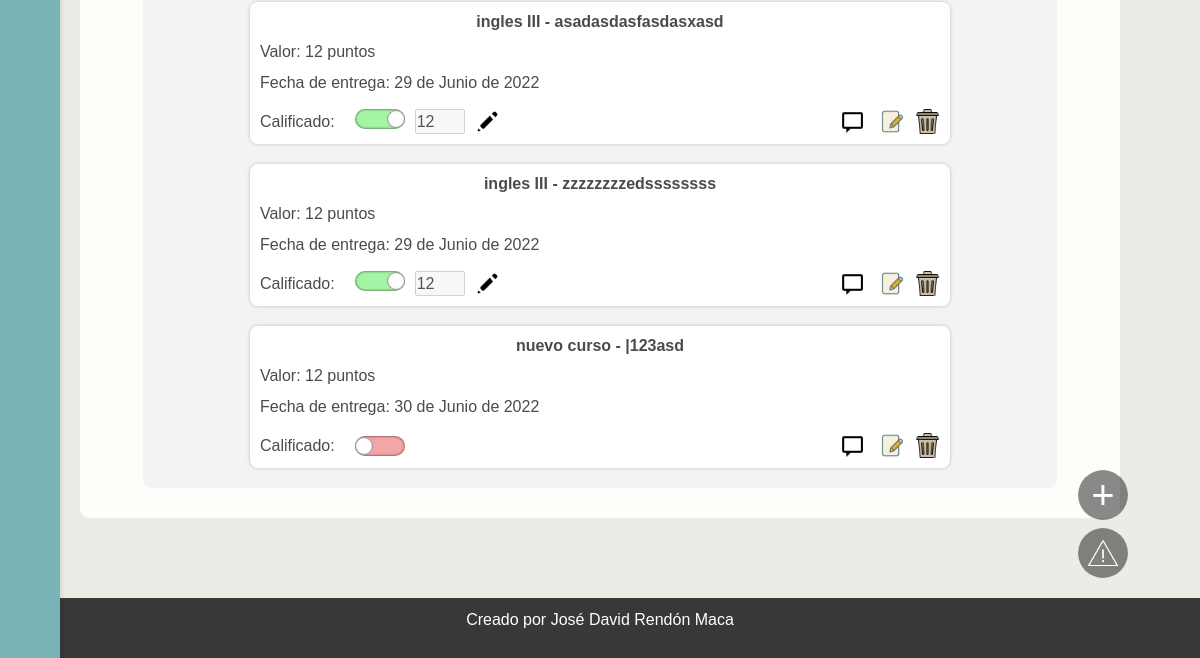
Page / (signed in, lower part) on the earlier database version.
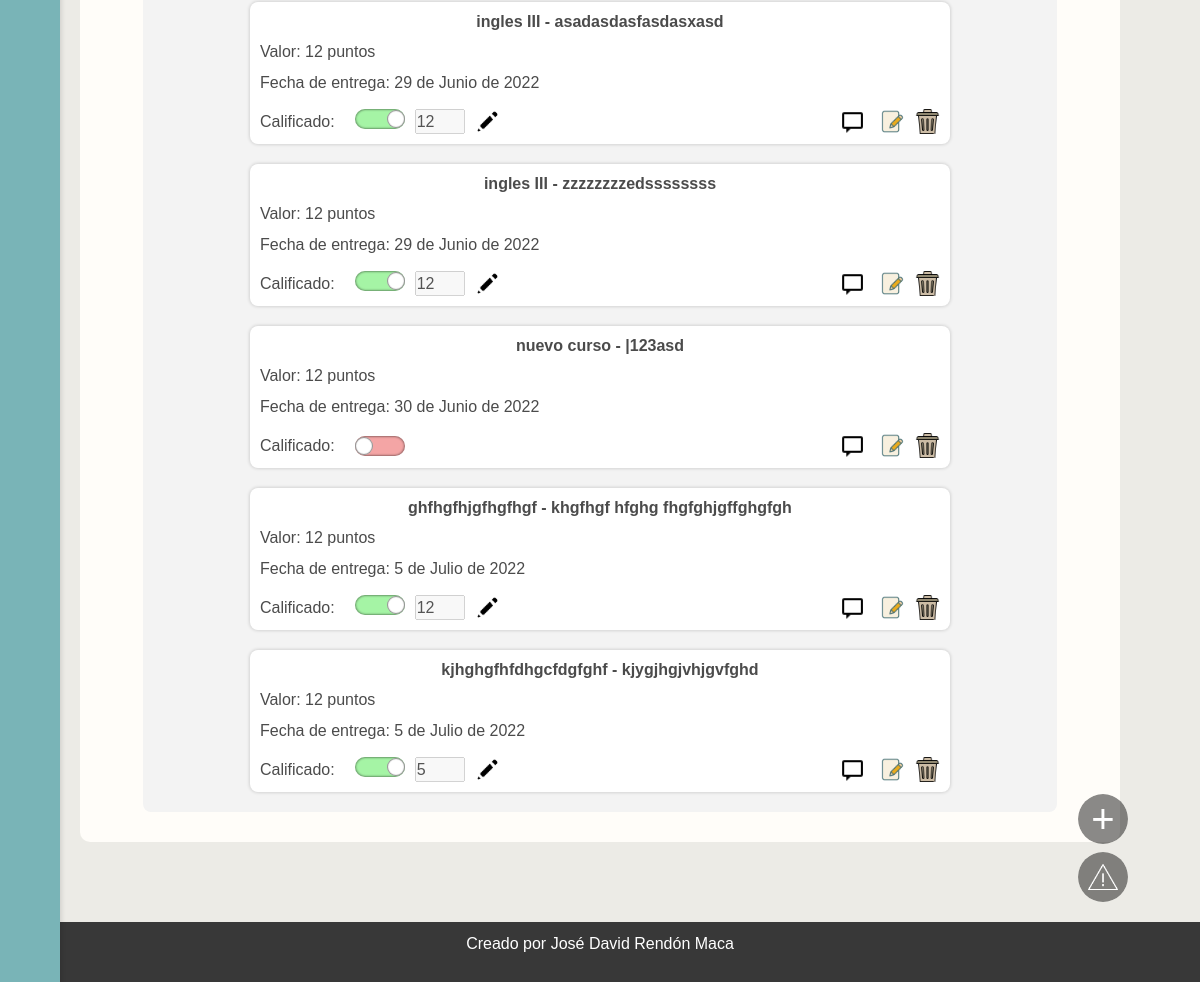
Same page on the later database version.
### index/models.py (models this page shows)
class CursosYTareas(models.Model):
    curso = models.CharField(max_length=100)
    tarea = models.CharField(max_length=100)
    valor = models.IntegerField()
    estado = models.CharField(max_length=100)
    entrega = models.DateField(default=django.utils.timezone.now)
    usuario = models.CharField(default='usuario', max_length=100)
    anotacion = models.TextField(default="", max_length=10000)
    calificado = models.BooleanField(default=False)
    calificacion = models.IntegerField(default=0)

### index/views.py (the view)
# urls.py: path('', inicio, name="inicio", ),
@login_required
def inicio(request):
    usuario = request.user.username
    formTareasPendientes = CursosYTareas.objects.filter(estado="espera", usuario = usuario)
    formTareasProceso = CursosYTareas.objects.filter(estado="proceso", usuario = usuario)
    formTareasTerminadas = CursosYTareas.objects.filter(estado="terminada", usuario = usuario)
    diasRestantes = []
    for tarea in formTareasPendientes:
        diaRestante= tarea.entrega - datetime.date.today()
        diasRestantes.append((tarea.id, diaRestante.days))
    diasRestantesProceso = []
    for tarea in formTareasProceso:
        diaRestante= tarea.entrega - datetime.date.today()
        diasRestantesProceso.append((tarea.id, diaRestante.days))
    data={
        'formTareasPendientes':formTareasPendientes,
        'formTareasProceso':formTareasProceso,
        'formTareasTerminadas':formTareasTerminadas,
        'diasRestantes':diasRestantes,
        'diasRestantesProceso':diasRestantesProceso,
        'formAnotaciones': formAnotaciones()
    }
    return render(request, 'index/index.html', data)

### index/forms.py
class formAnotaciones(forms.ModelForm):
    class Meta:
        model = CursosYTareas
        fields=['curso', 'tarea', 'valor', 'estado', 'entrega', 'anotacion']
        widgets = {
            'anotacion':forms.Textarea(),
        }
    def __init__(self, *args, **kwargs):
        super(self.__class__, self).__init__(*args, **kwargs)
        self.fields['curso'].required = False
        self.fields['tarea'].required = False
        self.fields['valor'].required = False
        self.fields['estado'].required = False
        self.fields['entrega'].required = False

### index/templates/index/index.html (shortened to what this page needs)
{% extends 'index/base.html' %}
{% load static %}
{% block content %}
{% load widget_tweaks %}
<head>
    <link rel="stylesheet" href="{% static 'css/index.css' %}">
</head>
<div id="contenedor-pagina">
    <br>
    <br>
    <br>
       <div class="contenedor-contenedores" id="Contenedor-Terminado" style="margin-bottom: 30px;">
               {% for tarea in formTareasTerminadas %}
                <div class="contenedor-tarea" id="contenedor-tarea-{{tarea.id}}">
                       <div class="contenedor-curso-tarea">
                           <p  class="separacion"><strong>{{ tarea.curso }} - {{ tarea.tarea }}</strong></p>
                       </div>
                       <div>
                           <p >Valor: {{tarea.valor}} puntos</p>
                           <p class="separacion">Fecha de entrega: {{tarea.entrega}}</p>
                           <div class="contenedor-dias-botones contenedor-dias-botones-termionada">
                                <div class="boton-agregar-calificacion" >
                                        <p>Calificado:</p>
                                        <div class="input-checker">
                                            <div class="selector-calificacion clickable" id="selector-{{tarea.id}}" onclick="clickBtnCalificado('{{tarea.id}}')">
                                                <div class="boton-interior" id="boton-interior-{{tarea.id}}">
                                                </div>
                                            </div>
                                            <form action="/editarCalificado/" method="POST">
                                                <div class="contenedor-numero-ok">
                                                    <div class="lineal" >
                                                        <input type="number" min="0" max="{{tarea.valor}}" id="insertar-nota-{{tarea.id}}" value="{{tarea.calificacion}}"  name="calif-tarea" disabled>
                                                        <div onclick="editarCalificacion('{{tarea.id}}')" style="display: none;" id="boton-edit-calif-{{tarea.id}}"><img src="{% static 'icons/icon-pencil.png' %}" alt="" class="botones-img clickable"></div>
                                                    </div>
                                                </div>
                                            </form>
                                        </div>
                                </div>
                                <div class="botones">
                                    <div class="boton-icon-mensaje" onclick="scriptBackground('{{tarea.id}}')">
                                        <a id="mensaje-{{tarea.id}}">
                                            <img class="botones-img" src="{% static 'icons/icon-topic.png' %}" alt="">
                                        </a>
                                    </div>
                                    <div class="boton-icon-editar">
                                        <a href="{%  url 'editarTarea' tarea.id %}">
                                            <img class="botones-img" src="{% static 'icons/icon-edit.png' %}" alt="">
                                        </a>
                                    </div><br> <br>
                                    <div>
                                        <a href="{%  url 'borrarCurso' tarea.id %}">
                                            <img class="botones-img" src="{% static 'icons/icon-borrar.png' %}" alt="">
                                        </a>
                                    </div><br> <br>
                                </div>
                            </div>
                        </div>
                    </div>
               {% endfor %}
       </div>
<div id="botones">
    <div class="boton-desplegar boton-desplegar-agregar">
        <a class="sin-decoracion" href="{% url 'agregarTarea' %}" >
            <div style="display: flex;">
                <div id="icon-agregar">
                    <p> + </p>
                </div>
            </div>
        </a>
    </div>
    <div class="boton-desplegar boton-desplegar-reporte">
        <a class="sin-decoracion" href="#abrir-reportes">
            <div style="display: flex; width: 180px;">
                <div class="img-bugs">
                    <img src="{% static 'icons/icon-bug.png' %}" style="width: 30px; height: 30px;" alt="">
                </div>
            </div>
        </a>
    </div>
</div>
</div>
{% endblock content %}

### index/templates/index/base.html (shortened to what this page needs)
{% load static %}
<!DOCTYPE html>
<html lang="en">
    <head>
        <link rel="stylesheet" href="{% static 'css/base.css' %}">
        <link href="https://cdn.jsdelivr.net/npm/bootstrap@5.2.0-beta1/dist/css/bootstrap.min.css" rel="stylesheet">
    </head>
    <body >
    <header id="aber">
        <div class="menu" style="position: fixed;">
            <div id="barra-lateral" >
           </div>
        </div>
    </header>
    <div style="display:flex; justify-content: center; padding-top: 90px; min-height: 100vh;">
        <div class="contenido container-sm" style=" margin-bottom: 40px;">
            {% block content %}
            {% endblock %}
        </div>
    </div>
    <footer>
        <p>Creado por José David Rendón Maca</p>
    </footer>
</body>
</html>

### TareasUnivProyecto/static/css/base.css (style rules this page uses)
* { margin: 0px; padding: 0px; font-family: Arial, Helvetica, sans-serif; }
html { min-height: 100%; }
header { background-color: #ffffff; height: 55px; display: flex; align-items: center; justify-content: space-between; margin-bottom: 40px; box-shadow: 0px 0px 5px 1px rgba(0, 0, 0, 0.137); position: fixed; z-index: 100; width: 100%; }
body { background-color: #ecebe6 !important; min-height: 100%; }
#barra-lateral { top: 55px; position: fixed; height: 100%; width: 60px; background-color: #79b4b7; transition: 0.5s; display: flex; flex-direction: column; padding-top: 16vh; box-shadow: 0px 0px 5px 1px rgba(0, 0, 0, 0.137); z-index: 99; }
.contenido { max-width: 1000px; background-color: #fffdf9; border-radius: 10px; display: flex; justify-content: center; margin-left: 80px !important; margin-right: 80px !important; animation-name: iniciar; animation-duration: 0.5s; }
footer { display: flex; width: 100%; z-index: 100; background-color: #383838; height: 60px; color: white; margin-top: 40px !important; bottom: 0px; justify-content: center; align-items: center; }
.boton-desplegar { transition: 0.3s; width: 50px; height: 50px; overflow: hidden; background-color: rgba(0, 0, 0, 0.247); border-radius: 30px; }
.sin-decoracion { text-decoration: none; color: white; }
#botones { position: fixed; bottom: 80px; right: 6%; display: flex; flex-direction: column; align-items:flex-end; gap: 8px; }
.img-bugs { width: 50px; height: 50px; background-color: rgba(0, 0, 0, 0.281); border-radius: 50%; display: flex; justify-content: center; align-items: center; flex-shrink: 0; }
.botones { display: flex; flex-direction: row; justify-content: right; flex-grow: 1; }

### TareasUnivProyecto/static/css/index.css (style rules this page uses)
:root { --colorSuficienteTiempo: hsl(126, 40%, 79%); --colorMedioTiempo: hsl(56, 100%, 68%); --colorMuyPocoTiempo: hsl(0, 100%, 77%); --colorContenedores: #f3f3f3; }
#contenedor-pagina { display: flex; flex-direction: column; align-items: center; width: 100%; color:#4b4b4b; }
#icon-agregar { font-size: 40px; display: flex; flex-direction: row; background-color: rgba(0, 0, 0, 0.281); width: 50px; height: 50px; border-radius: 50%; justify-content: center; flex-shrink: 0; }
#icon-agregar p { bottom: px; color: white; margin-top: -5px; }
.contenedor-tarea { box-shadow: 0px 0px 3px 1px rgba(82, 82, 82, 0.192); display: flex; flex-direction: column; margin-bottom: 20px; max-width: 700px; width: 87%; padding: 10px; border-radius: 8px; line-height: 10px; }
.separacion { line-height: 20px; overflow: scroll; }
.contenedor-curso-tarea { display: flex; flex-direction: row; justify-content: center; box-shadow: inset 0px 0px 1px 1px rgba(0, 0, 0, 0); margin-bottom: 15px; }
.contenedor-curso-tarea p { margin-bottom: 0px; }
.contenedor-contenedores { margin-top: 20px; padding-top: 20px; border-radius: 8px; width: 90%; display: flex; flex-direction: column; align-items: center; background-color: var(--colorContenedores); max-width: 1000px; }
.contenedor-dias-botones { display: flex; flex-direction: row; flex-wrap: wrap; }
.boton-icon-mensaje { margin-right:15px ; }
.clickable { cursor:pointer; }
.boton-icon-editar { margin-right: 10px; }
.boton-agregar-calificacion { display: flex; flex-direction: row; justify-content: center; align-items: center; flex-wrap: wrap; justify-content: flex-start; gap:10px; }
.boton-agregar-calificacion p { margin: 0px; margin-right: 10px; }
.selector-calificacion { width: 50px; height: 20px; box-shadow: inset 0px 0px 2px 1px rgba(0, 0, 0, 0.373); display: flex; align-items: center; border-radius: 13px; }
.boton-interior { width: 18px; height: 18px; border-radius: 50%; box-shadow: inset 0px 0px 1px 1px rgba(0, 0, 0, 0.459); background-color: white; }
.contenedor-numero-ok { display: flex; flex-direction: row; width: 100px; }
.contenedor-numero-ok input { max-width: 50px; margin-left: 10px; margin-right: 10px; }
.lineal { display: flex; flex-direction: row; }
.input-checker { display: flex; flex-direction: row; }

Differences in the rows shown:
added CursosYTareas: curso "ghfhgfhjgfhgfhgf", tarea "khgfhgf hfghg fhgfghjgffghgfgh", valor "12", entrega "5 de Julio de 2022", calif-tarea "12"
added CursosYTareas: curso "kjhghgfhfdhgcfdgfghf", tarea "kjygjhgjvhjgvfghd", valor "12", entrega "5 de Julio de 2022", calif-tarea "5"
